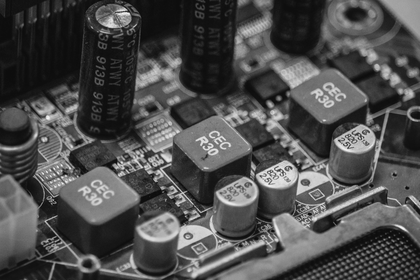
%> input picture data/board.png, 420 x 280 px, shrunk from 2250 x 1500 before the run
$ octave ASK2.m   (GNU Octave 9; MATLAB toolbox functions it lacks are replaced by stand-ins)
%> lines starting %> are read from the running program, lines starting %| are printed output that depends on the picture
clc; clear; close all;

% --- Φόρτωση και Προετοιμασία Εικόνας ---
img = imread('board.png');
%> img is the input picture: size 280x420 uint8; min 4, max 247, mean 77.4
if size(img, 3) == 3
    img = rgb2gray(img);
end
img = double(img);
%> img: size 280x420 double

blockSize = 32;

% Κάνουμε pad ώστε οι διαστάσεις να είναι πολλαπλάσια του 32
padH = mod(-size(img,1), blockSize);
%> padH = 8
padW = mod(-size(img,2), blockSize);
%> padW = 28
img = padarray(img, [padH padW], 'post');
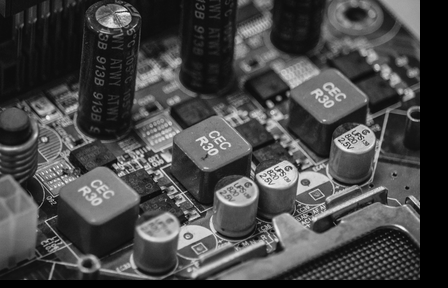
%> img: size 288x448 double; min 0, max 247, mean 70.6
[H, W] = size(img);
%> H = 288; W = 448

% --- Ορισμός Παραμέτρων ---
r_values = linspace(0.05, 0.5, 10);
mse_zone = zeros(size(r_values));
mse_thresh = zeros(size(r_values));

% --- Κύρια Επεξεργασία ---
for k = 1:length(r_values)
    r = r_values(k);
    rec_zone = zeros(H, W);
    rec_thresh = zeros(H, W);

    for i = 1:blockSize:H
        for j = 1:blockSize:W
            block = img(i:i+blockSize-1, j:j+blockSize-1);

            % DCT
            dct_block = dct2(block);

            % Μέθοδος Ζώνης
            dct_z = keep_zone(dct_block, r);
            rec_block_z = idct2(dct_z);

            % Περιορισμός τιμών στο [0, 255]
            rec_block_z = min(max(rec_block_z, 0), 255);
            rec_zone(i:i+blockSize-1, j:j+blockSize-1) = rec_block_z;

            % Μέθοδος Κατωφλίου
            dct_t = keep_thresh(dct_block, r);
            rec_block_t = idct2(dct_t);
            rec_block_t = min(max(rec_block_t, 0), 255);
            rec_thresh(i:i+blockSize-1, j:j+blockSize-1) = rec_block_t;
        end
    end

    % Υπολογισμός MSE
    mse_zone(k) = mean((img(:) - rec_zone(:)).^2);
    mse_thresh(k) = mean((img(:) - rec_thresh(:)).^2);

    fprintf('r = %.2f --> MSE (Ζώνης): %.2f, MSE (Κατωφλίου): %.2f\n', ...
    r, mse_zone(k), mse_thresh(k));


    % Εμφάνιση εικόνων για επιλεγμένες τιμές r
 if ismember(r, [0.05, 0.1, 0.25, 0.5])
        figure('Units', 'normalized', 'Position', [0.1 0.3 0.8 0.4]);
        subplot(1,3,1);
        imshow(uint8(img));
        title('Αρχική');

        subplot(1,3,2);
        imshow(uint8(rec_zone));
        title(['Κωδικοποίηση ζώνης με r = ' num2str(r*100) '%']);

        subplot(1,3,3);
        imshow(uint8(rec_thresh));
        title(['Κωδικοποίηση κατωφλίου με r = ' num2str(r*100) '%']);
    end
end
%> this loop made 10 passes
%| r = 0.05 --> MSE (Ζώνης): 284.40, MSE (Κατωφλίου): 157.42
%| r = 0.10 --> MSE (Ζώνης): 178.19, MSE (Κατωφλίου): 81.53
%| r = 0.15 --> MSE (Ζώνης): 123.31, MSE (Κατωφλίου): 49.63
%| r = 0.20 --> MSE (Ζώνης): 89.23, MSE (Κατωφλίου): 32.70
%| r = 0.25 --> MSE (Ζώνης): 70.26, MSE (Κατωφλίου): 22.51
%| r = 0.30 --> MSE (Ζώνης): 54.80, MSE (Κατωφλίου): 15.83
%| r = 0.35 --> MSE (Ζώνης): 43.01, MSE (Κατωφλίου): 11.25
%| r = 0.40 --> MSE (Ζώνης): 34.17, MSE (Κατωφλίου): 7.97
%> (further printed lines are left out)
%> pass 1, `imshow(uint8(rec_zone));`:
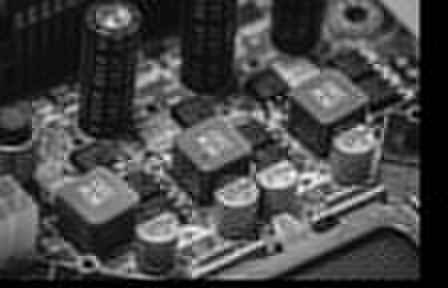
%> displayed picture: size 288x448, on the screen's scale of 0 to 255; min 0, max 250, mean 70.7
%> pass 1, `imshow(uint8(rec_thresh));`:
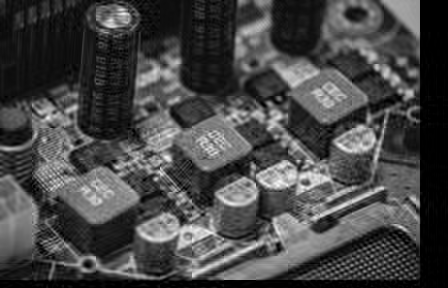
%> displayed picture: size 288x448, on the screen's scale of 0 to 255; min 0, max 247, mean 70.7
%> pass 2, `imshow(uint8(rec_zone));`:
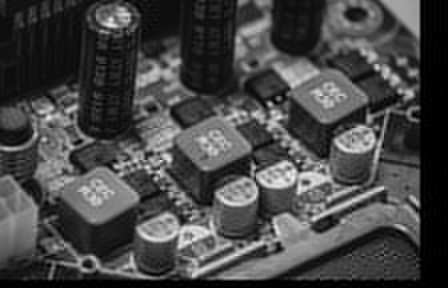
%> displayed picture: size 288x448, on the screen's scale of 0 to 255; min 0, max 245, mean 70.7
%> after the loop, mse_thresh = [157.4 81.53 49.63 32.7 22.51 15.83 11.25 7.97 5.66 3.98]; mse_zone = [284.4 178.2 123.3 89.23 70.26 54.8 43.01 34.17 26.69 21.19]

% --- Γράφημα Αποτελεσμάτων ---
figure;
plot(r_values*100, mse_zone, 'o-', 'DisplayName', 'Zone Method'); hold on;
plot(r_values*100, mse_thresh, 'x-', 'DisplayName', 'Threshold Method');
xlabel('Percentage of DCT Coefficients Kept (%)');
ylabel('Mean Squared Error (MSE)');
title('DCT Compression Performance');
legend;
grid on;
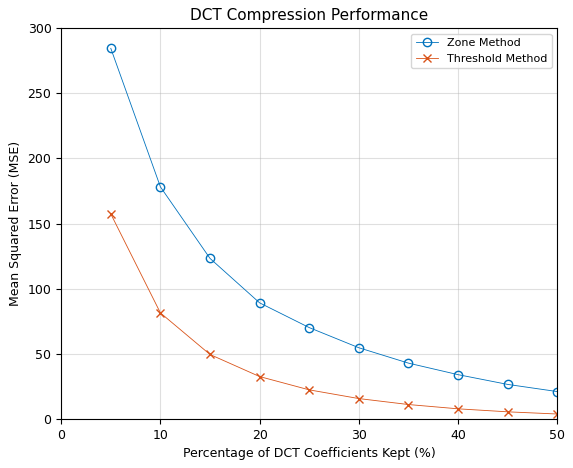
%> figure redrawn from the program's plot data; curve peaks at x = 5, y = 284.4; curve peaks at x = 5, y = 157.4

%Συναρτήσεις που χρειάστηκαν

% Μέθοδος Ζώνης (Zone method)
function dct_z = keep_zone(dct_block, r)
    N = size(dct_block, 1);
    total = N * N;
    keep = round(r * total);

    [X, Y] = meshgrid(1:N, 1:N);
    % Ελαφρώς διαφοροποιημένο άθροισμα για μοναδική ταξινόμηση
    priority = X + Y + 0.001 * X;

    [~, sorted_indices] = sort(priority(:), 'ascend');
    mask = false(N);
    mask(sorted_indices(1:keep)) = true;

    dct_z = dct_block .* mask;
end

% Μέθοδος Κατωφλίου (Threshold method)
function dct_t = keep_thresh(dct_block, r)
    total = numel(dct_block);
    keep = round(r * total);

    % Βρες τις θέσεις των keep μεγαλύτερων σε μέγεθος συντελεστών
    [~, sorted_indices] = sort(abs(dct_block(:)), 'descend');
    mask = false(size(dct_block));
    mask(sorted_indices(1:keep)) = true;

    dct_t = dct_block .* mask;
end

$ run again, with data/hallway.png copied over data/board.png
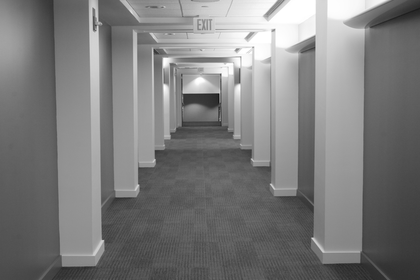
%> input picture data/hallway.png, 420 x 280 px, shrunk from 1752 x 1168 before the run
%> img is the input picture: size 280x420 uint8; min 11, max 255, mean 124.3
%> `img = padarray(img, [padH padW], 'post');`:
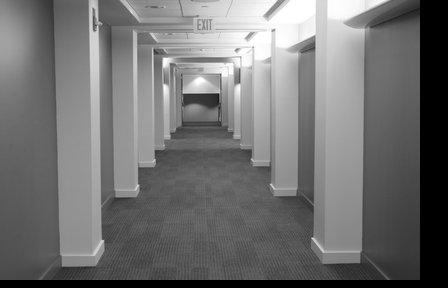
%> img: size 288x448 double; min 0, max 255, mean 113.3
%> the loop `for k = 1:length(r_values)` made 10 passes
%| r = 0.05 --> MSE (Ζώνης): 53.30, MSE (Κατωφλίου): 17.83
%| r = 0.10 --> MSE (Ζώνης): 31.61, MSE (Κατωφλίου): 8.21
%| r = 0.15 --> MSE (Ζώνης): 21.52, MSE (Κατωφλίου): 4.74
%| r = 0.20 --> MSE (Ζώνης): 16.19, MSE (Κατωφλίου): 3.04
%| r = 0.25 --> MSE (Ζώνης): 11.44, MSE (Κατωφλίου): 2.05
%> (further printed lines are left out)
%> after the loop `for k = 1:length(r_values)`: mse_thresh = [17.83 8.21 4.74 3.04 2.05 1.43 1.01 0.705 0.495 0.344]; mse_zone = [53.3 31.61 21.52 16.19 11.44 8.87 6.72 4.87 3.79 2.5]
%> `grid on;`:
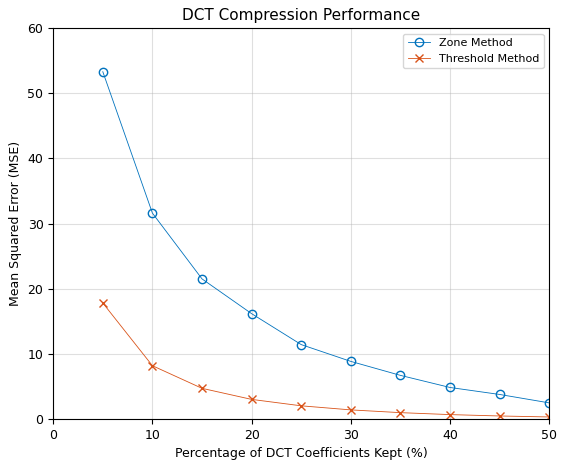
%> figure redrawn from the program's plot data; curve peaks at x = 5, y = 53.3; curve peaks at x = 5, y = 17.83
